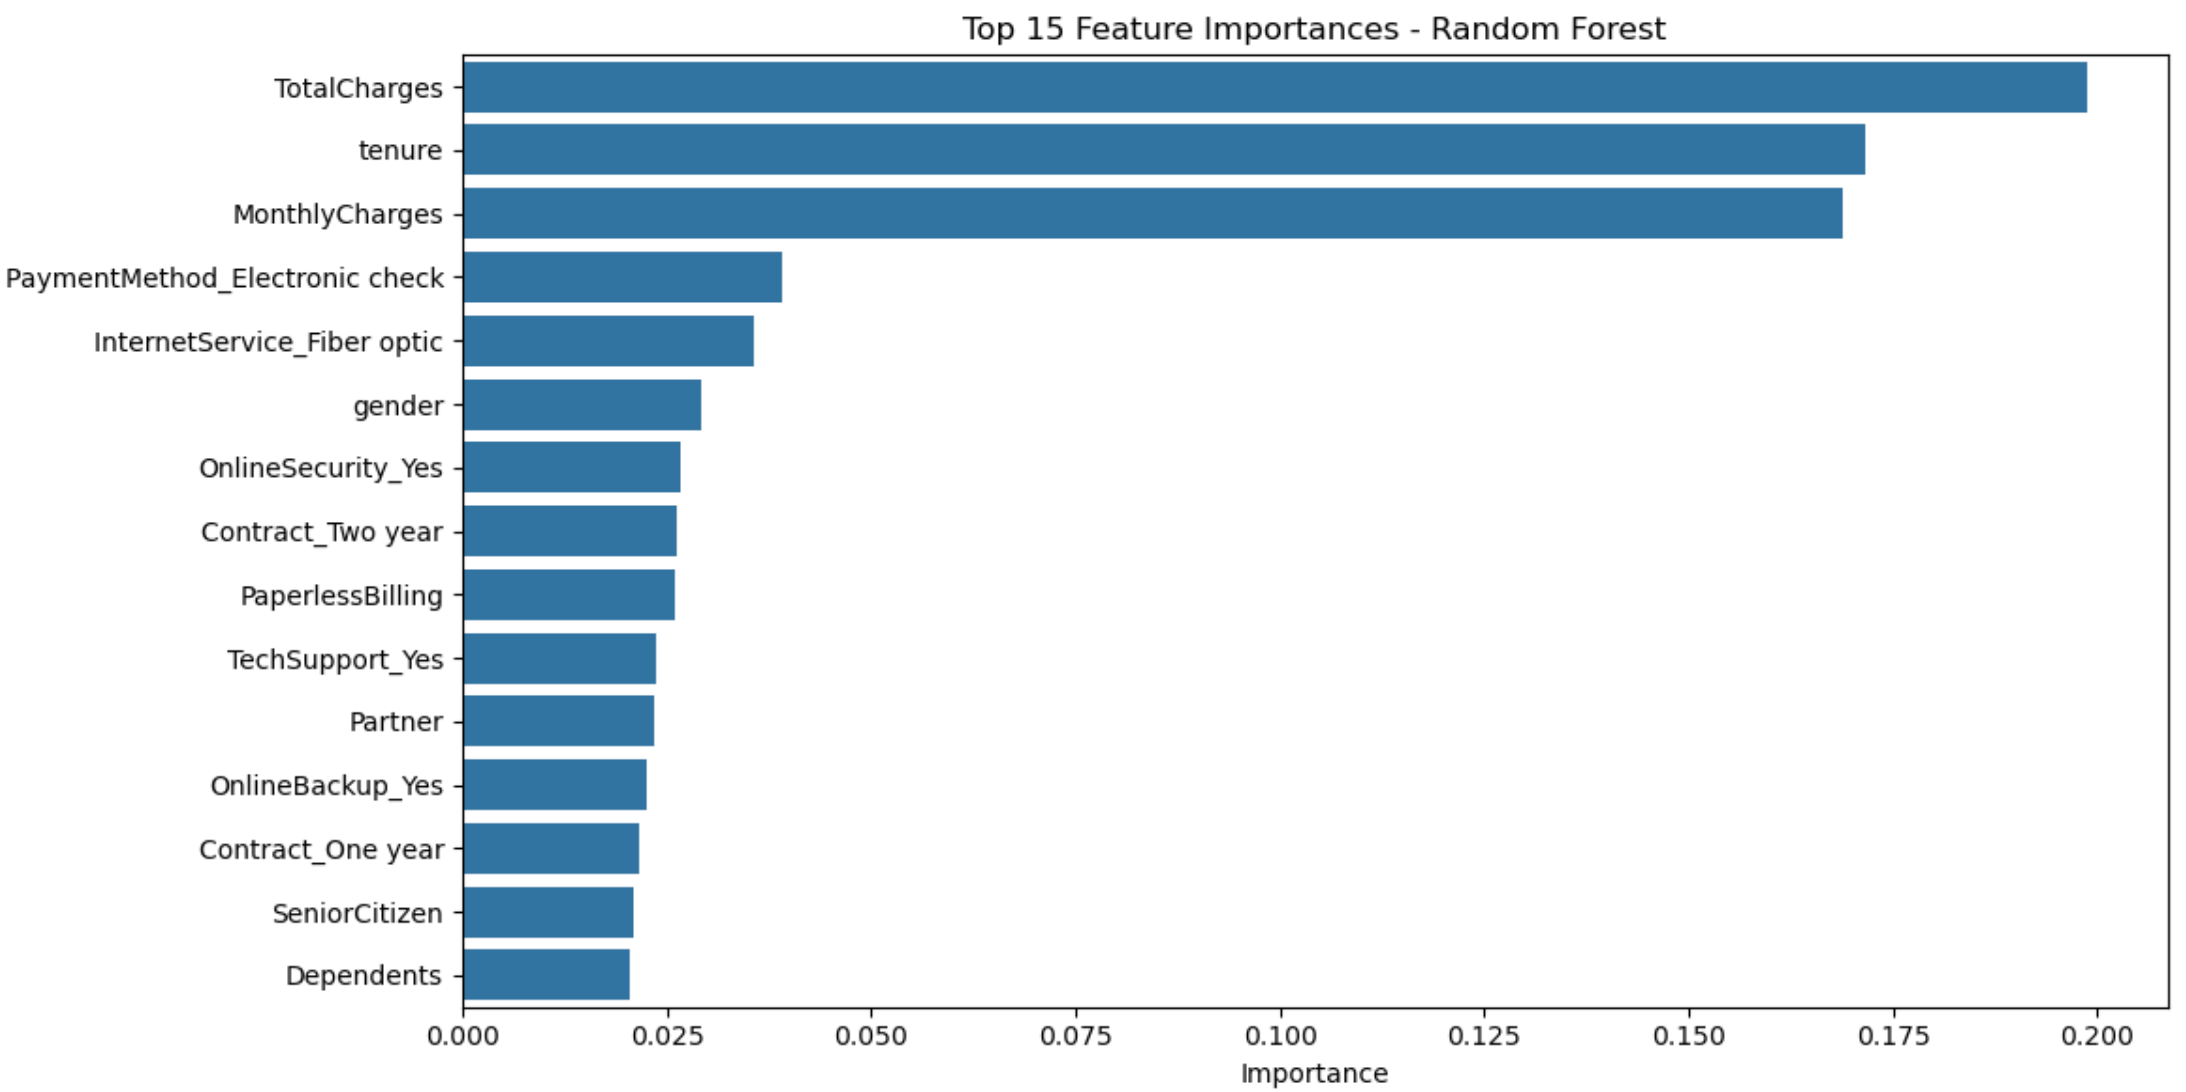

Source code (Python):
#!/usr/bin/env python
# coding: utf-8

# In[4]:


import pandas as pd

# Load the dataset
df = pd.read_csv("WA_Fn-UseC_-Telco-Customer-Churn.csv")

# Preview the data
df.head()


# In[6]:


# Basic info: datatypes, non-null counts
df.info()


# In[8]:


# Summary stats for numerical features
df.describe()


# In[10]:


# Check for missing values
df.isnull().sum()


# In[12]:


# Count of churned vs not churned customers
df['Churn'].value_counts()


# In[14]:


# Percentage of churn
df['Churn'].value_counts(normalize=True) * 100


# In[16]:


import seaborn as sns
import matplotlib.pyplot as plt

# Bar plot of churn distribution
sns.countplot(x='Churn', data=df)
plt.title('Customer Churn Distribution')
plt.show()


# In[18]:


# Convert TotalCharges to numeric (some entries might be empty strings)
df['TotalCharges'] = pd.to_numeric(df['TotalCharges'], errors='coerce')

# Check if there are any NaNs introduced
print(df['TotalCharges'].isnull().sum())

# Drop rows with missing TotalCharges
df = df[df['TotalCharges'].notnull()]


# In[20]:


df.drop('customerID', axis=1, inplace=True)


# In[22]:


# Convert 'Yes'/'No' to 1/0
df['Churn'] = df['Churn'].map({'Yes': 1, 'No': 0})

# Convert 'Yes'/'No' in other columns
yes_no_cols = ['Partner', 'Dependents', 'PhoneService', 'PaperlessBilling']
for col in yes_no_cols:
    df[col] = df[col].map({'Yes': 1, 'No': 0})

# Handle 'gender'
df['gender'] = df['gender'].map({'Male': 1, 'Female': 0})

# One-hot encode the rest of the categorical columns
df = pd.get_dummies(df, drop_first=True)


# In[24]:


from sklearn.model_selection import train_test_split

X = df.drop('Churn', axis=1)
y = df['Churn']

X_train, X_test, y_train, y_test = train_test_split(X, y, test_size=0.2, random_state=42, stratify=y)


# In[26]:


from sklearn.linear_model import LogisticRegression
from sklearn.metrics import accuracy_score, classification_report, confusion_matrix

# Initialize and fit the model
model = LogisticRegression(max_iter=1000)
model.fit(X_train, y_train)

# Predict on test data
y_pred = model.predict(X_test)


# In[28]:


# Accuracy
print("Accuracy:", accuracy_score(y_test, y_pred))

# Confusion Matrix
print("Confusion Matrix:\n", confusion_matrix(y_test, y_pred))

# Classification Report
print("Classification Report:\n", classification_report(y_test, y_pred))


# In[30]:


import seaborn as sns
import matplotlib.pyplot as plt
from sklearn.metrics import ConfusionMatrixDisplay

sns.heatmap(confusion_matrix(y_test, y_pred), annot=True, fmt="d", cmap="Blues")
plt.title("Confusion Matrix")
plt.xlabel("Predicted")
plt.ylabel("Actual")
plt.show()


# In[34]:


from sklearn.ensemble import RandomForestClassifier
from sklearn.metrics import accuracy_score, classification_report, confusion_matrix

# Initialize and train Random Forest
rf = RandomForestClassifier(n_estimators=100, random_state=42)
rf.fit(X_train, y_train)

# Predict
y_pred_rf = rf.predict(X_test)

# Evaluate
print("Random Forest Accuracy:", accuracy_score(y_test, y_pred_rf))
print("Confusion Matrix:\n", confusion_matrix(y_test, y_pred_rf))
print("Classification Report:\n", classification_report(y_test, y_pred_rf))


# In[36]:


import pandas as pd
import numpy as np
import matplotlib.pyplot as plt
import seaborn as sns

# Get feature importances
importances = rf.feature_importances_
features = X.columns
feature_importance_df = pd.DataFrame({'Feature': features, 'Importance': importances})

# Sort by importance
feature_importance_df = feature_importance_df.sort_values(by='Importance', ascending=False)

# Plot
plt.figure(figsize=(12, 6))
sns.barplot(x='Importance', y='Feature', data=feature_importance_df.head(15))  # top 15
plt.title('Top 15 Feature Importances - Random Forest')
plt.tight_layout()
plt.show()
